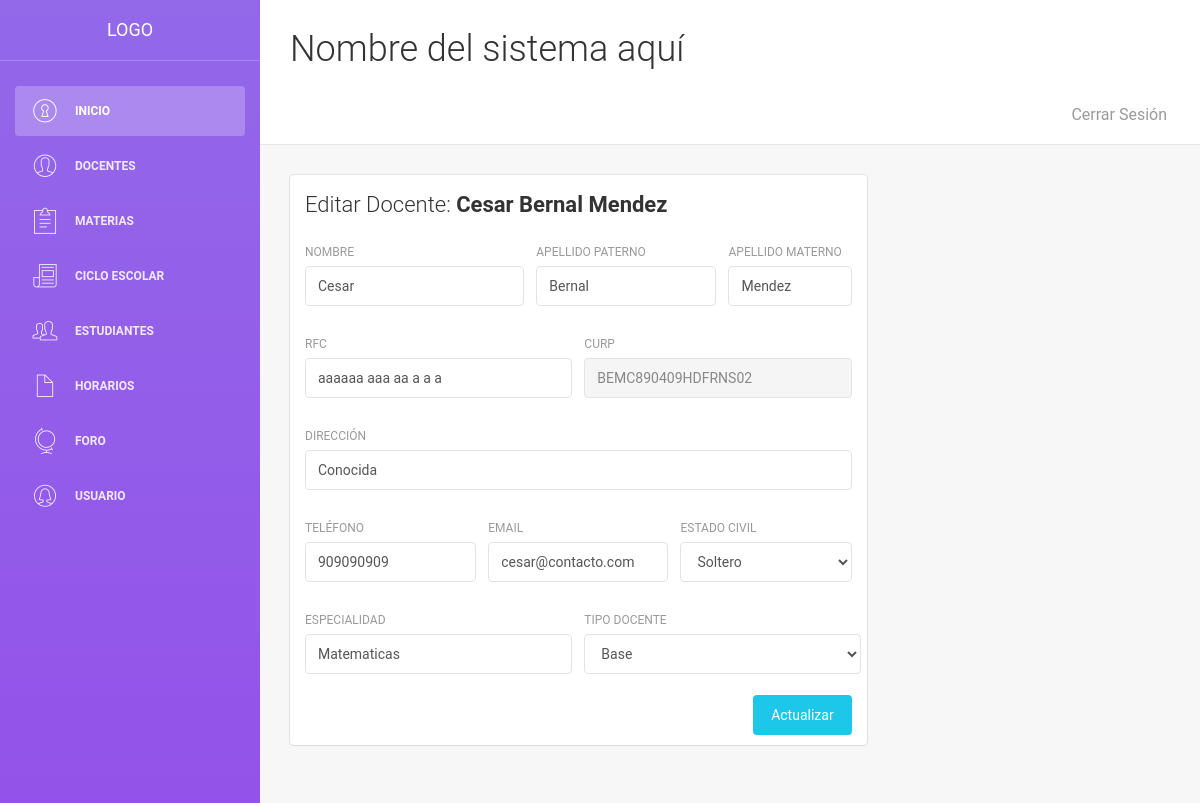
The page /vistas/docenteEditar.php?id=3 on the database its author committed.
### tables this page shows
CREATE TABLE `docentes` (
  `id` int(10) UNSIGNED NOT NULL,
  `nombre` varchar(255) DEFAULT NULL,
  `apaterno` varchar(255) DEFAULT NULL,
  `amaterno` varchar(255) DEFAULT NULL,
  `direccion` text,
  `telefono` varchar(255) DEFAULT NULL,
  `edoCivil` varchar(255) DEFAULT NULL,
  `tipo` int(255) UNSIGNED DEFAULT NULL,
  `rfc` varchar(255) DEFAULT NULL,
  `especialidad` varchar(255) DEFAULT NULL,
  `curp` varchar(18) NOT NULL,
  `email` varchar(30) NOT NULL
);

### vistas/docenteEditar.php (the view, shortened to what this page needs)
<?php
if (isset($_GET['id']) && !empty($_GET['id'])) {
    include '../control/conexion.php';
    $id = $_GET['id'];
    $traer_usuario = "SELECT  * FROM `docentes` WHERE `id` = '$id'";
    $ejecutar = $conexion->query($traer_usuario);
    $datos = $ejecutar->fetch_assoc();
    ?>
    <!doctype html>
    <html lang="es">
    <head>
        <link href="../assets/css/bootstrap.min.css" rel="stylesheet"/>
        <link href="../assets/css/animate.min.css" rel="stylesheet"/>
        <link href="../assets/css/light-bootstrap-dashboard.css" rel="stylesheet"/>
        <link href="../assets/css/demo.css" rel="stylesheet"/>
        <link href="../assets/css/pe-icon-7-stroke.css" rel="stylesheet"/>
    </head>
    <body>
    <div class="wrapper">
        <div class="sidebar" data-color="purple">
            <div class="sidebar-wrapper">
                <div class="logo">
                    <a href="#" class="simple-text">
                        Logo
                    </a>
                </div>
                <ul class="nav">
                    <li class="active">
                        <a href="menuAdmin.php">
                            <i class="pe-7s-door-lock"></i>
                            <p>Inicio</p>
                        </a>
                    </li>
                    <li>
                        <a href="docentesLista.php">
                            <i class="pe-7s-user"></i>
                            <p>Docentes</p>
                        </a>
                    </li>
                    <li>
                        <a href="materias/ver-m.php">
                            <i class="pe-7s-note2"></i>
                            <p>Materias</p>
                        </a>
                    </li>
                    <li>
                        <a href="ciclo_escolar/ver-v.php">
                            <i class="pe-7s-news-paper"></i>
                            <p>Ciclo Escolar</p>
                        </a>
                    </li>
                    <li>
                        <a href="#">
                            <i class="pe-7s-users"></i>
                            <p>Estudiantes</p>
                        </a>
                    </li>
                    <li>
                        <a href="#">
                            <i class="pe-7s-file"></i>
                            <p>Horarios</p>
                        </a>
                    </li>
                    <li>
                        <a href="#">
                            <i class="pe-7s-world"></i>
                            <p>Foro</p>
                        </a>
                    </li>
                    <li>
                        <a href="usuario/ver-u.php">
                            <i class="pe-7s-user-female"></i>
                            <p>Usuario</p>
                        </a>
                    </li>
                </ul>
            </div>
        </div>
        <div class="main-panel">
            <nav class="navbar navbar-default navbar-fixed">
                <div class="container-fluid">
                    <div class="collapse navbar-collapse">
                        <h2>Nombre del sistema aquí</h2>
                        <ul class="nav navbar-nav navbar-right">
                            <li>
                                <a href="#">
                                    <p>Cerrar Sesión</p>
                                </a>
                            </li>
                        </ul>
                    </div>
                </div>
            </nav>
            <div class="content">
                <div class="container-fluid">
                    <div class="row">
                        <div class="col-md-8">
                            <div class="card">
                                <div class="header">
                                    <h4 class="title">Editar Docente: <b><?php echo $datos['nombre']." ". $datos['apaterno']." ". $datos['amaterno']  ?></b>   </h4>
                                </div>
                                <div class="content">
                                    <form method="post" action="../control/updateDocente.php">
                                        <div class="row">
                                            <div class="col-md-5">
                                                <div class="form-group">
                                                    <label>Nombre</label>
                                                    <input type="text" class="form-control" name="nomTxt"
                                                           value="<?php echo $datos['nombre'] ?>">
                                                </div>
                                            </div>
                                            <div class="col-md-4">
                                                <div class="form-group">
                                                    <label>Apellido paterno</label>
                                                    <input type="text" class="form-control" name="apaTxt"
                                                           value="<?php echo $datos['apaterno'] ?>">
                                                </div>
                                            </div>
                                            <div class="col-md-3">
                                                <div class="form-group">
                                                    <label for="exampleInputEmail1">Apellido materno</label>
                                                    <input type="text" class="form-control" name="amaTxt"
                                                           value="<?php echo $datos['amaterno'] ?>">
                                                </div>
                                            </div>
                                        </div>
                                        <div class="row">
                                            <div class="col-md-6">
                                                <div class="form-group">
                                                    <label>RFC</label>
                                                    <input type="text" class="form-control" name="rfcTxt"
                                                           value="<?php echo $datos['rfc'] ?>">
                                                </div>
                                            </div>
                                            <div class="col-md-6">
                                                <div class="form-group">
                                                    <label>CURP</label>
                                                    <input type="text" class="form-control"  disabled name="curpTxt"
                                                           value="<?php echo $datos['curp'] ?>">
                                                </div>
                                            </div>
                                        </div>
                                        <div class="row">
                                            <div class="col-md-12">
                                                <div class="form-group">
                                                    <label>Dirección</label>
                                                    <input type="text" class="form-control" name="dirTxt"
                                                           value="<?php echo $datos['direccion'] ?>">
                                                </div>
                                            </div>
                                        </div>
                                        <div class="row">
                                            <div class="col-md-4">
                                                <div class="form-group">
                                                    <label>Teléfono</label>
                                                    <input type="text" class="form-control" name="telTxt"
                                                           value="<?php echo $datos['telefono'] ?>">
                                                </div>
                                            </div>
                                            <div class="col-md-4">
                                                <div class="form-group">
                                                    <label>Email</label>
                                                    <input type="email" class="form-control" name="emaEma"
                                                           value="<?php echo $datos['email'] ?>">
                                                </div>
                                            </div>
                                            <div class="col-md-4">
                                                <div class="form-group">
                                                    <label>Estado Civil</label>
                                                    <select name="edoSel" class="form-control">
                                                        <option
                                                            value="<?php echo $datos['edoCivil'] ?>"><?php echo $datos['edoCivil'] ?></option>
                                                    </select>
                                                </div>
                                            </div>
                                        </div>
                                        <div class="row">
                                            <div class="col-md-6">
                                                <div class="form-group">
                                                    <label>Especialidad</label>
                                                    <input type="text" class="form-control" name="espTxt"
                                                           value="<?php echo $datos['especialidad'] ?>">
                                                </div>
                                            </div>
                                            <div class="col-md-6">
                                                <div class="form-group">
                                                    <label>Tipo Docente</label>
                                                    <select name="tdSel" class="form-control" required>
                                                        <?php
                                                          if ($datos['tipo']==0) {
                                                              echo "<option value='".$datos['tipo']."'>Base</option>";
                                                          }elseif ($datos['tipo']==2){
                                                              echo "<option value='".$datos['tipo']."'>Interino</option>";
                                                          }else{
                                                              echo "<option value='".$datos['tipo']."'>Honorarios</option>";
                                                          }
                                                          ?>
                                                    </select>
                                                </div>
                                            </div>
                                        </div>
                                        <button type="submit" class="btn btn-info btn-fill pull-right">Actualizar
                                        </button>
                                        <div class="clearfix"></div>
                                    </form>
                                </div>
                            </div>
                        </div>
                    </div>
                </div>
            </div>
        </div>
    </div>
    </body>
    </html>
    <?php
}
    ?>

### rows shown on the page
docentes: nombre "Cesar", apaterno "Bernal", amaterno "Mendez", nomTxt "Cesar", apaTxt "Bernal", amaTxt "Mendez", rfcTxt "aaaaaa aaa aa a a a", curpTxt "BEMC890409HDFRNS02", dirTxt "Conocida", telTxt "909090909", emaEma "cesar@contacto.com", edoSel "Soltero", espTxt "Matematicas", tdSel "Base"
